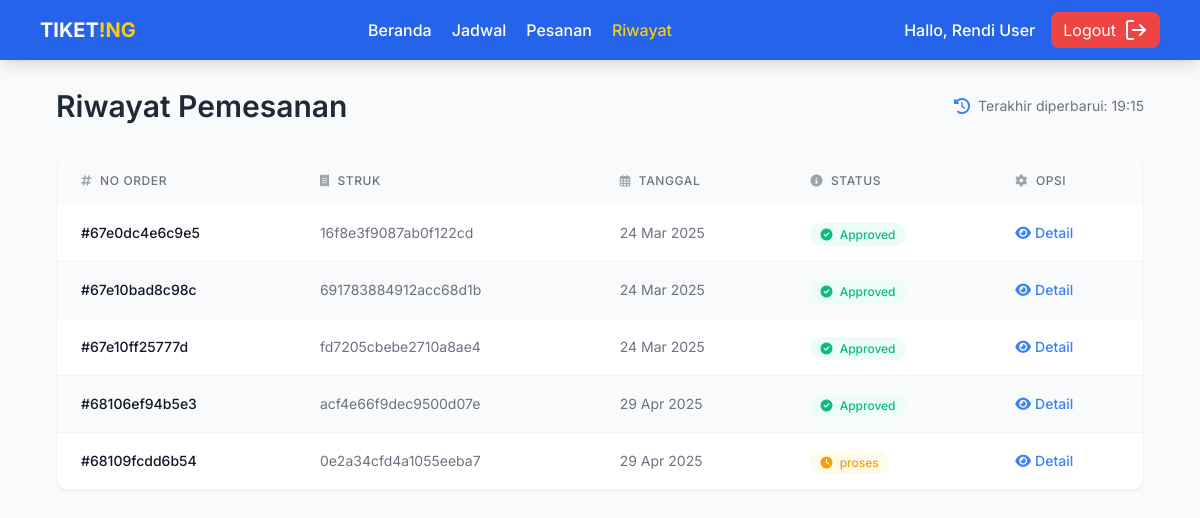
Page /history.php (signed in) on the committed database.
### tables this page shows
CREATE TABLE `order_tiket` (
  `id_order` varchar(20) NOT NULL,
  `tanggal_transaksi` date NOT NULL,
  `struk` varchar(100) NOT NULL,
  `status` enum('proses','Approved') NOT NULL
);

### history.php (the view, shortened to what this page needs)
<?php require 'layouts/navbar.php'; ?>
<?php
$id_user = $_SESSION["id_user"];
$orderTiket = mysqli_query($conn, "SELECT order_tiket.id_order, order_tiket.struk, order_tiket.tanggal_transaksi, order_tiket.status
FROM order_tiket
INNER JOIN order_detail ON order_tiket.id_order = order_detail.id_order
WHERE order_detail.id_user = '$id_user'
GROUP BY order_tiket.id_order, order_tiket.struk, order_tiket.tanggal_transaksi, order_tiket.status");
?>
<!DOCTYPE html>
<html lang="en">
<head>
    <link rel="stylesheet" href="https://cdnjs.cloudflare.com/ajax/libs/font-awesome/6.0.0/css/all.min.css">
</head>
<body>
    <div class="max-w-6xl mx-auto px-4 sm:px-6 lg:px-8 py-8 fade-in">
        <div class="flex items-center justify-between mb-8">
            <h1 class="text-2xl md:text-3xl font-semibold text-gray-800">Riwayat Pemesanan</h1>
            <div class="flex items-center space-x-2">
                <i class="fas fa-history text-blue-500"></i>
                <span class="text-sm text-gray-500">Terakhir diperbarui: <?= date('H:i') ?></span>
            </div>
        </div>
        <div class="bg-white rounded-xl shadow-sm border border-gray-100 overflow-hidden">
            <div class="overflow-x-auto">
                <table class="w-full">
                    <thead class="bg-gray-50">
                        <tr>
                            <th class="px-6 py-4 text-left text-xs font-medium text-gray-500 uppercase tracking-wider">
                                <div class="flex items-center">
                                    <i class="fas fa-hashtag mr-2 text-gray-400"></i>
                                    No Order
                                </div>
                            </th>
                            <th class="px-6 py-4 text-left text-xs font-medium text-gray-500 uppercase tracking-wider">
                                <div class="flex items-center">
                                    <i class="fas fa-receipt mr-2 text-gray-400"></i>
                                    Struk
                                </div>
                            </th>
                            <th class="px-6 py-4 text-left text-xs font-medium text-gray-500 uppercase tracking-wider">
                                <div class="flex items-center">
                                    <i class="far fa-calendar-alt mr-2 text-gray-400"></i>
                                    Tanggal
                                </div>
                            </th>
                            <th class="px-6 py-4 text-left text-xs font-medium text-gray-500 uppercase tracking-wider">
                                <div class="flex items-center">
                                    <i class="fas fa-info-circle mr-2 text-gray-400"></i>
                                    Status
                                </div>
                            </th>
                            <th class="px-6 py-4 text-left text-xs font-medium text-gray-500 uppercase tracking-wider">
                                <div class="flex items-center">
                                    <i class="fas fa-cog mr-2 text-gray-400"></i>
                                    Opsi
                                </div>
                            </th>
                        </tr>
                    </thead>
                    <tbody class="bg-white divide-y divide-gray-100">
                        <?php foreach($orderTiket as $index => $data) : ?>
                            <tr class="row-hover-animation <?= $index % 2 === 0 ? 'bg-white' : 'bg-gray-50' ?>">
                                <td class="px-6 py-4 whitespace-nowrap text-sm font-medium text-gray-900">
                                    #<?= $data["id_order"]; ?>
                                </td>
                                <td class="px-6 py-4 whitespace-nowrap text-sm text-gray-500">
                                    <?= $data["struk"]; ?>
                                </td>
                                <td class="px-6 py-4 whitespace-nowrap text-sm text-gray-500">
                                    <?= date('d M Y', strtotime($data["tanggal_transaksi"])); ?>
                                </td>
                                <td class="px-6 py-4 whitespace-nowrap">
                                    <span class="px-2.5 py-1 rounded-full text-xs font-medium <?= $data["status"] === 'Approved' ? 'status-approved' : 'status-pending' ?>">
                                        <i class="fas <?= $data["status"] === 'Approved' ? 'fa-check-circle' : 'fa-clock' ?> mr-1"></i>
                                        <?= $data["status"]; ?>
                                    </span>
                                </td>
                                <td class="px-6 py-4 whitespace-nowrap text-sm font-medium">
                                    <a href="detailPemesanan.php?id=<?= $data["id_order"]; ?>" class="detail-link text-blue-500 hover:text-blue-700 flex items-center">
                                        <i class="fas fa-eye mr-1"></i> Detail
                                    </a>
                                </td>
                            </tr>
                        <?php endforeach; ?>
                    </tbody>
                </table>
            </div>
        </div>
    </div>
</body>
</html>

### history.php (style rules this page uses)
body { font-family: 'Inter', sans-serif; background-color: #f8fafc; }
.fade-in { animation: fadeIn 0.6s ease-in-out; }
.row-hover-animation { transition: all 0.3s ease; }
.status-approved { background-color: #ecfdf5; color: #10b981; }
.status-pending { background-color: #fffbeb; color: #f59e0b; }
.detail-link { transition: all 0.2s ease; }

### rows in the picture
order_tiket: id_order "67e0dc4e6c9e5", struk "16f8e3f9087ab0f122cd", tanggal_transaksi "24 Mar 2025", status "Approved"
order_tiket: id_order "67e10bad8c98c", struk "691783884912acc68d1b", tanggal_transaksi "24 Mar 2025", status "Approved"
order_tiket: id_order "67e10ff25777d", struk "fd7205cbebe2710a8ae4", tanggal_transaksi "24 Mar 2025", status "Approved"
order_tiket: id_order "68106ef94b5e3", struk "acf4e66f9dec9500d07e", tanggal_transaksi "29 Apr 2025", status "Approved"
order_tiket: id_order "68109fcdd6b54", struk "0e2a34cfd4a1055eeba7", tanggal_transaksi "29 Apr 2025", status "proses"

### other values in the picture
$_SESSION["nama_lengkap"] "Rendi User"
